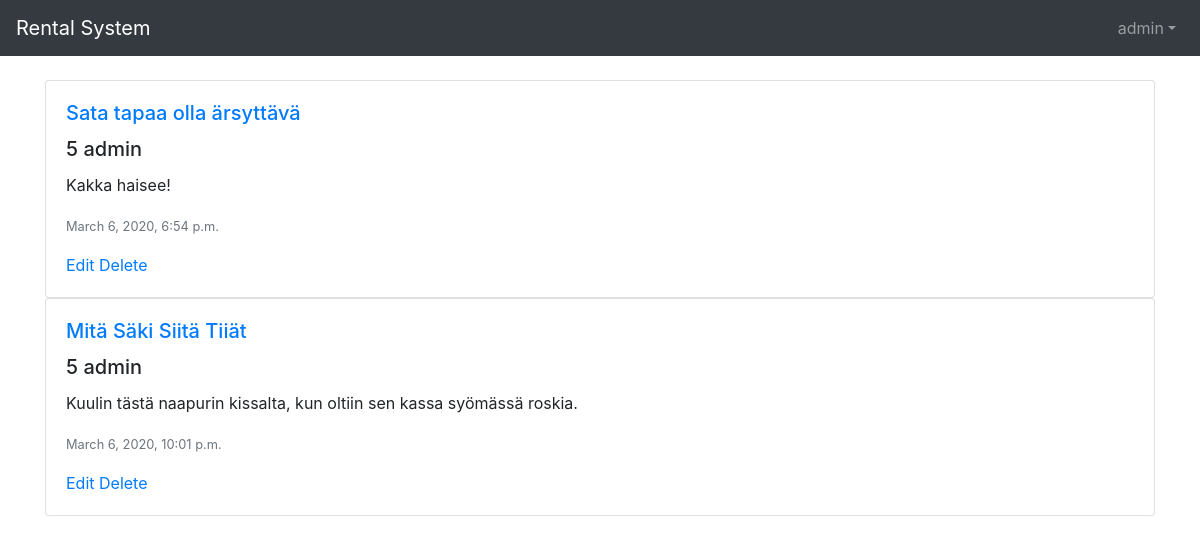
Before: /reviews/ (signed in) with the older database file.
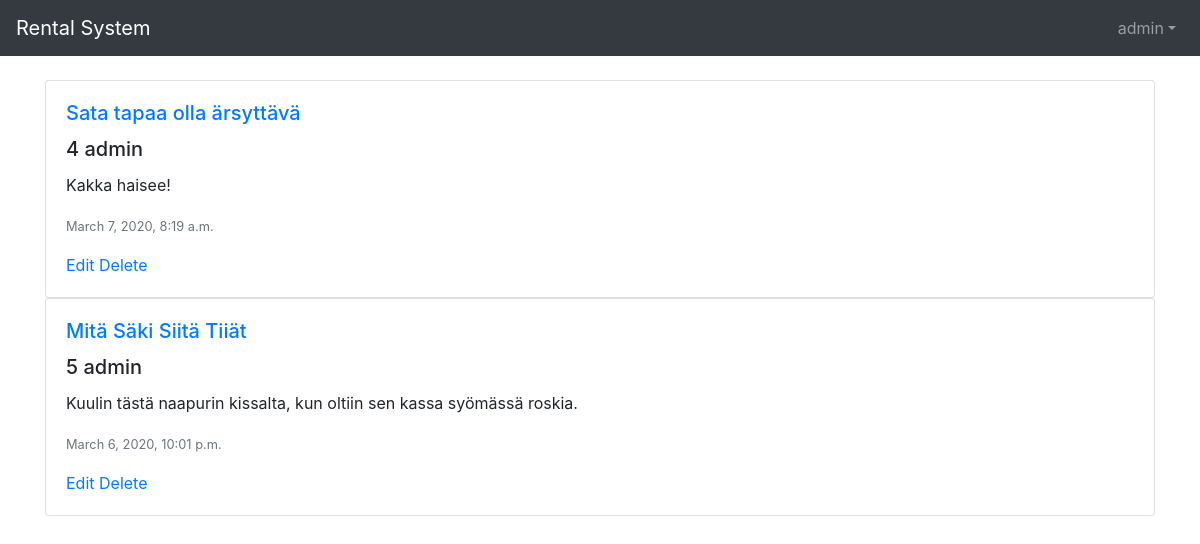
After: the same page with the newer database file.
### rental_system/models.py (models this page shows, shortened)
class Rating(models.Model):
    user = models.ForeignKey(User, on_delete=models.CASCADE, default=1)
    work = models.ForeignKey(Work, on_delete=models.CASCADE)
    rating = models.IntegerField(
        default=5,
        validators=[
            MaxValueValidator(5),
            MinValueValidator(0)
        ]
    )
    comment = models.TextField(max_length=500)
    post_date = models.DateTimeField(auto_now_add=True, null=True)
    edit_date = models.DateTimeField(blank=True, null=True)
    visible = models.BooleanField(default=True)
    def edited(self):
        if not self.edit_date:
            return self.post_date
        else:
            return self.edit_date

class Work(models.Model):
    creators = models.ManyToManyField(Creator)
    type = models.ForeignKey(Type, on_delete=models.CASCADE)
    genres = models.ManyToManyField(Genre)
    publishers = models.ManyToManyField(Publisher, null=True, blank=True)
    title = models.CharField(max_length=200)
    desc = models.TextField(max_length=500)
    pub_date = models.IntegerField(
        default=2020,
        validators=[
            MaxValueValidator(datetime.date.today().year),
            MinValueValidator(1800)
        ]
    )

### rental_system/views.py (the view)
# urls.py: path('reviews/', views.reviews, name='reviews'),
@login_required
def reviews(request):
    user = request.user
    ratings = Rating.objects.filter(user_id = user, visible = True).order_by('post_date').all()
    return render(request, 'rental_system/reviews.html', {'comments': ratings})

### rental_system/templates/rental_system/reviews.html
{% extends 'base.html' %}
{% block content %}
{% load static %}
<div class="container">
  {% if comments %}
  {% for comment in comments %}
  <div class="card w-100">
    <div class="card-body">
      <h5 class="card-title"><a href="{% url 'work' comment.work.id %}">{{ comment.work.title }}</a></h5>
      <h5 class="card-title">{{ comment.rating }} {{ comment.user.username }}</h5>
      <p class="card-text">{{ comment.comment }}</p>
      <p class="card-text"><small class="text-muted">{{ comment.edited }}</small></p>
      <a href="{% url 'edit_review' comment.id %}">Edit</a>
      <a href="{% url 'disable_review' comment.id %}">Delete</a>
    </div>
  </div>
  {% endfor %}
  {% else %}
  <p>You havent reviewed anything!</p>
  {% endif %}
</div>
{% endblock %}

Changed rows visible on the page:
changed Rating "Kakka haisee!": rating "5" → "4"; edited "March 6, 2020, 6:54 p.m." → "March 7, 2020, 8:19 a.m."
